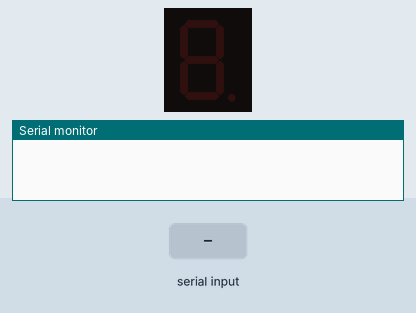
Recording of a sketch running on a simulated Arduino Uno, built with avr-gcc and run on an emulated ATmega328P. On the bench: 1-digit seven-segment display, the last lines printed to the serial monitor. Inputs (shaded band) come from the test bench.

Above: at 1.5 s.
1.6 s: "1" received over Serial
At 3.2 s:
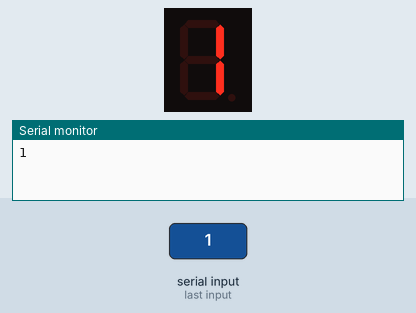
3.5 s: "2" received over Serial
At 4.7 s:
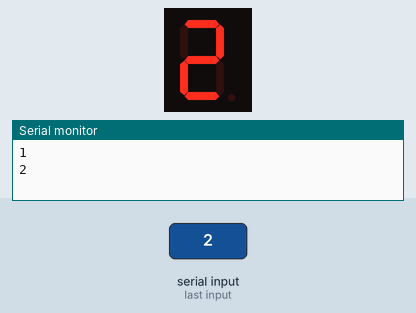
Timing chart, 0 to 6.5 s (numbered marks = the images above; inputs shaded):
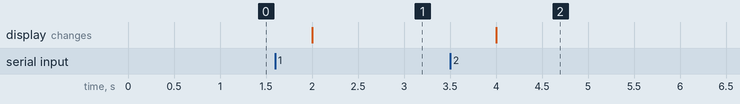

The sketch:

seven_segment_bluetooth.ino
```cpp
#include "SevSeg.h"
SevSeg sevseg;
int rx =0;
int tx =1;
char inSerial[15];

void setup() {
Serial.begin(9600);
  byte numDigits = 1;
  byte digitPins[] = {};
  byte segmentPins[] = {2, 3, 4, 5, 6, 7,8};
  bool resistorsOnSegments = true; // 'false' means resistors are on digit pins
  byte hardwareConfig = COMMON_ANODE; // See README.md for options
  bool updateWithDelays = false; // Default. Recommended
  bool leadingZeros = false; // Use 'true' if you'd like to keep the leading zeros

  sevseg.begin(hardwareConfig, numDigits, digitPins, segmentPins, resistorsOnSegments, updateWithDelays, leadingZeros);
  sevseg.setBrightness(90);
  pinMode(tx, OUTPUT);
  pinMode(rx, INPUT);
}

void loop() {
  int i=0;
    int m=0;
    delay(500);
    if (Serial.available() > 0) {
       while (Serial.available() > 0) {
         inSerial[i]=Serial.read();
         i++;
       }
       inSerial[i]='\0';
      Check_Protocol(inSerial);
     }
}
void Check_Protocol(char inStr[])
{
  if(!strcmp(inStr,"1")){
    sevseg.setNumber(1);
    sevseg.refreshDisplay();
    Serial.println("1");
    }
      if(!strcmp(inStr,"2")){
    sevseg.setNumber(2);
    sevseg.refreshDisplay();
    Serial.println("2");
    }
      if(!strcmp(inStr,"3")){
    sevseg.setNumber(3);
    sevseg.refreshDisplay();
    Serial.println("3");
    }
      if(!strcmp(inStr,"4")){
    sevseg.setNumber(4);
    sevseg.refreshDisplay();
    Serial.println("4");
    }
      if(!strcmp(inStr,"5")){
    sevseg.setNumber(5);
    sevseg.refreshDisplay();
    Serial.println("5");
    }
      if(!strcmp(inStr,"6")){
    sevseg.setNumber(6);
    sevseg.refreshDisplay();
    Serial.println("6");
    }
      if(!strcmp(inStr,"7")){
    sevseg.setNumber(7);
    sevseg.refreshDisplay();
    Serial.println("7");
    }
    if(!strcmp(inStr,"8")){
    sevseg.setNumber(8);
    sevseg.refreshDisplay();
    Serial.println("8");
    }
    if(!strcmp(inStr,"9")){
    sevseg.setNumber(9);
    sevseg.refreshDisplay();
    Serial.println("9");
    }

}
```

Measured:
- after the input at 1.6 s, the display: changes after 0.40 s (image 1)
- after the input at 3.5 s, the display: changes after 0.50 s (image 2)
